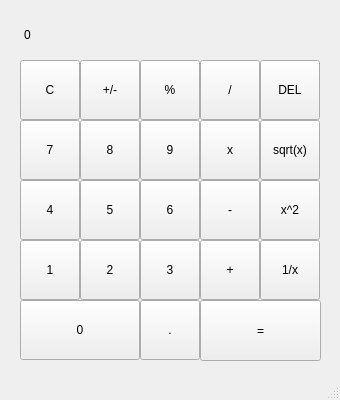
<?xml version="1.0" encoding="UTF-8"?>
<ui version="4.0">
 <class>MainWindow</class>
 <widget class="QMainWindow" name="MainWindow">
  <property name="geometry">
   <rect>
    <x>0</x>
    <y>0</y>
    <width>340</width>
    <height>400</height>
   </rect>
  </property>
  <property name="windowTitle">
   <string>MainWindow</string>
  </property>
  <widget class="QWidget" name="centralwidget">
   <widget class="QPushButton" name="pushButton_C">
    <property name="geometry">
     <rect>
      <x>20</x>
      <y>60</y>
      <width>60</width>
      <height>60</height>
     </rect>
    </property>
    <property name="text">
     <string>C</string>
    </property>
   </widget>
   <widget class="QPushButton" name="pushButton_plusminus">
    <property name="geometry">
     <rect>
      <x>80</x>
      <y>60</y>
      <width>60</width>
      <height>60</height>
     </rect>
    </property>
    <property name="text">
     <string>+/-</string>
    </property>
   </widget>
   <widget class="QPushButton" name="pushButton_proccent">
    <property name="geometry">
     <rect>
      <x>140</x>
      <y>60</y>
      <width>60</width>
      <height>60</height>
     </rect>
    </property>
    <property name="text">
     <string>%</string>
    </property>
   </widget>
   <widget class="QPushButton" name="pushButton_dzielenie">
    <property name="geometry">
     <rect>
      <x>200</x>
      <y>60</y>
      <width>60</width>
      <height>60</height>
     </rect>
    </property>
    <property name="text">
     <string>/</string>
    </property>
   </widget>
   <widget class="QPushButton" name="pushButton_9">
    <property name="geometry">
     <rect>
      <x>140</x>
      <y>120</y>
      <width>60</width>
      <height>60</height>
     </rect>
    </property>
    <property name="text">
     <string>9</string>
    </property>
   </widget>
   <widget class="QPushButton" name="pushButton_7">
    <property name="geometry">
     <rect>
      <x>20</x>
      <y>120</y>
      <width>60</width>
      <height>60</height>
     </rect>
    </property>
    <property name="text">
     <string>7</string>
    </property>
   </widget>
   <widget class="QPushButton" name="pushButton_8">
    <property name="geometry">
     <rect>
      <x>80</x>
      <y>120</y>
      <width>60</width>
      <height>60</height>
     </rect>
    </property>
    <property name="text">
     <string>8</string>
    </property>
   </widget>
   <widget class="QPushButton" name="pushButton_x">
    <property name="geometry">
     <rect>
      <x>200</x>
      <y>120</y>
      <width>60</width>
      <height>60</height>
     </rect>
    </property>
    <property name="text">
     <string>x</string>
    </property>
   </widget>
   <widget class="QPushButton" name="pushButton_6">
    <property name="geometry">
     <rect>
      <x>140</x>
      <y>180</y>
      <width>60</width>
      <height>60</height>
     </rect>
    </property>
    <property name="text">
     <string>6</string>
    </property>
   </widget>
   <widget class="QPushButton" name="pushButton_5">
    <property name="geometry">
     <rect>
      <x>80</x>
      <y>180</y>
      <width>60</width>
      <height>60</height>
     </rect>
    </property>
    <property name="text">
     <string>5</string>
    </property>
   </widget>
   <widget class="QPushButton" name="pushButton_minus">
    <property name="geometry">
     <rect>
      <x>200</x>
      <y>180</y>
      <width>60</width>
      <height>60</height>
     </rect>
    </property>
    <property name="text">
     <string>-</string>
    </property>
   </widget>
   <widget class="QPushButton" name="pushButton_4">
    <property name="geometry">
     <rect>
      <x>20</x>
      <y>180</y>
      <width>60</width>
      <height>60</height>
     </rect>
    </property>
    <property name="text">
     <string>4</string>
    </property>
   </widget>
   <widget class="QPushButton" name="pushButton_2">
    <property name="geometry">
     <rect>
      <x>80</x>
      <y>240</y>
      <width>60</width>
      <height>60</height>
     </rect>
    </property>
    <property name="text">
     <string>2</string>
    </property>
   </widget>
   <widget class="QPushButton" name="pushButton_3">
    <property name="geometry">
     <rect>
      <x>140</x>
      <y>240</y>
      <width>60</width>
      <height>60</height>
     </rect>
    </property>
    <property name="text">
     <string>3</string>
    </property>
   </widget>
   <widget class="QPushButton" name="pushButton_plus">
    <property name="geometry">
     <rect>
      <x>200</x>
      <y>240</y>
      <width>60</width>
      <height>60</height>
     </rect>
    </property>
    <property name="text">
     <string>+</string>
    </property>
   </widget>
   <widget class="QPushButton" name="pushButton_dot">
    <property name="geometry">
     <rect>
      <x>140</x>
      <y>300</y>
      <width>60</width>
      <height>60</height>
     </rect>
    </property>
    <property name="text">
     <string>.</string>
    </property>
   </widget>
   <widget class="QPushButton" name="pushButton_equal">
    <property name="geometry">
     <rect>
      <x>200</x>
      <y>300</y>
      <width>121</width>
      <height>61</height>
     </rect>
    </property>
    <property name="text">
     <string>=</string>
    </property>
   </widget>
   <widget class="QPushButton" name="pushButton_0">
    <property name="geometry">
     <rect>
      <x>20</x>
      <y>300</y>
      <width>120</width>
      <height>60</height>
     </rect>
    </property>
    <property name="text">
     <string>0</string>
    </property>
   </widget>
   <widget class="QLabel" name="label">
    <property name="geometry">
     <rect>
      <x>24</x>
      <y>19</y>
      <width>231</width>
      <height>31</height>
     </rect>
    </property>
    <property name="text">
     <string>0</string>
    </property>
   </widget>
   <widget class="QPushButton" name="pushButton_1">
    <property name="geometry">
     <rect>
      <x>20</x>
      <y>240</y>
      <width>60</width>
      <height>60</height>
     </rect>
    </property>
    <property name="text">
     <string>1</string>
    </property>
   </widget>
   <widget class="QPushButton" name="pushButton_sqrt">
    <property name="geometry">
     <rect>
      <x>260</x>
      <y>120</y>
      <width>60</width>
      <height>60</height>
     </rect>
    </property>
    <property name="text">
     <string>sqrt(x)</string>
    </property>
   </widget>
   <widget class="QPushButton" name="pushButton_del">
    <property name="geometry">
     <rect>
      <x>260</x>
      <y>60</y>
      <width>60</width>
      <height>60</height>
     </rect>
    </property>
    <property name="text">
     <string>DEL</string>
    </property>
   </widget>
   <widget class="QPushButton" name="pushButton_pow">
    <property name="geometry">
     <rect>
      <x>260</x>
      <y>180</y>
      <width>60</width>
      <height>60</height>
     </rect>
    </property>
    <property name="text">
     <string>x^2</string>
    </property>
   </widget>
   <widget class="QPushButton" name="pushButton_1x">
    <property name="geometry">
     <rect>
      <x>260</x>
      <y>240</y>
      <width>60</width>
      <height>60</height>
     </rect>
    </property>
    <property name="text">
     <string>1/x</string>
    </property>
   </widget>
  </widget>
  <widget class="QMenuBar" name="menubar">
   <property name="geometry">
    <rect>
     <x>0</x>
     <y>0</y>
     <width>340</width>
     <height>17</height>
    </rect>
   </property>
  </widget>
  <widget class="QStatusBar" name="statusbar"/>
 </widget>
 <resources/>
 <connections/>
</ui>
